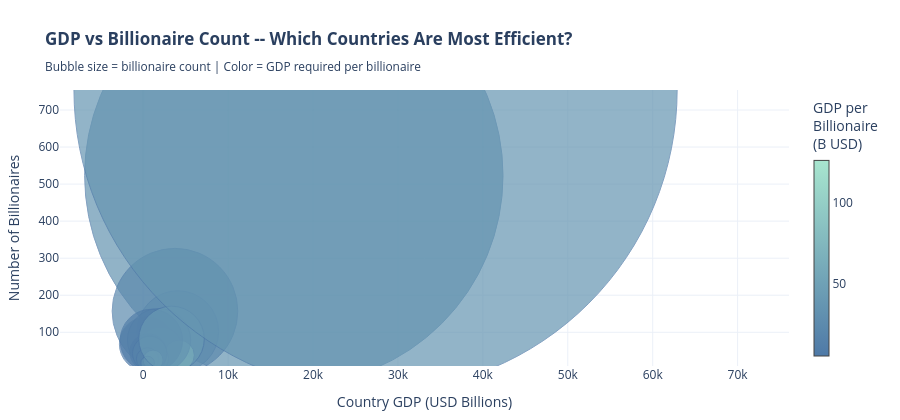

This figure's notebook cell:
### Code cell
fig_bubble = go.Figure()
fig_bubble.add_trace(go.Scatter(
    x=analysis_df['GDP'],
    y=analysis_df['Billionaire_Count'],
    mode='markers',
    text=analysis_df['Country'],
    marker=dict(
        size=analysis_df['Billionaire_Count'] * 0.8,
        color=analysis_df['GDP_per_Billionaire'],
        colorscale=[[0, C_BLUE], [1, '#A8E6CF']],
        colorbar=dict(title='GDP per<br>Billionaire<br>(B USD)', thickness=15),
        line=dict(color=C_BLUE, width=1),
        showscale=True,
    ),
    hovertemplate='<b>%{text}</b><br>GDP: $%{x:.0f}B<br>Billionaires: %{y}<extra></extra>',
))

fig_bubble.update_layout(
    title_text='<b>GDP vs Billionaire Count -- Which Countries Are Most Efficient?</b><br>'
               '<sub>Bubble size = billionaire count | Color = GDP required per billionaire</sub>',
    xaxis_title='Country GDP (USD Billions)',
    yaxis_title='Number of Billionaires',
    height=420,
    margin=dict(l=60, r=40, t=90, b=50),
    template='plotly_white',
    hovermode='closest',
)

fig_bubble.show()

### Figure 1 — Plotly figure (JSON) as saved in the notebook; plotly's stock layout.template omitted (floating-point values rounded to 4 significant figures)
{"data": [{"hovertemplate": "<b>%{text}</b><br>GDP: $%{x:.0f}B<br>Billionaires: %{y}<extra></extra>", "marker": {"color": [39.23, 43.64, 50.4, 33.91, 79.51, 40.0, 5.838, 23.8, 44.76, 20.35, 36.55, 111.3, 39.82, 101.0, 125.7, 66.44, 23.54, 12.87, 56.62, 55.6, 23.65, 12.27, 17.77, 18.0, 46.52, 29.94, 40.63, 36.29], "colorbar": {"thickness": 15, "title": {"text": "GDP per<br>Billionaire<br>(B USD)"}}, "colorscale": [[0, "#4e79a7"], [1, "#A8E6CF"]], "line": {"color": "#4e79a7", "width": 1}, "showscale": true, "size": [34.4, 35.2, 33.6, 418.4, 28.0, 81.6, 54.4, 125.6, 20.0, 20.8, 44.0, 30.4, 8.8, 10.4, 8.0, 7.2, 63.2, 36.8, 23.2, 20.0, 20.8, 62.4, 34.4, 22.4, 20.0, 13.6, 65.6, 603.2]}, "mode": "markers", "text": ["Australia", "Brazil", "Canada", "China", "France", "Germany", "Hong Kong", "India", "Indonesia", "Israel", "Italy", "Japan", "Malaysia", "Mexico", "Netherlands", "Norway", "Russia", "Singapore", "South Korea", "Spain", "Sweden", "Switzerland", "Taiwan", "Thailand", "Turkey", "United Arab Emirates", "United Kingdom", "United States"], "type": "scatter", "x": [1687, 1920, 2117, 17734, 2783, 4080, 397, 3736, 1119, 529, 2010, 4231, 438, 1313, 1257, 598, 1860, 592, 1642, 1390, 615, 957, 764, 504, 1163, 509, 3332, 27360], "y": [43, 44, 42, 523, 35, 102, 68, 157, 25, 26, 55, 38, 11, 13, 10, 9, 79, 46, 29, 25, 26, 78, 43, 28, 25, 17, 82, 754]}], "layout": {"height": 420, "hovermode": "closest", "margin": {"b": 50, "l": 60, "r": 40, "t": 90}, "title": {"text": "<b>GDP vs Billionaire Count -- Which Countries Are Most Efficient?</b><br><sub>Bubble size = billionaire count | Color = GDP required per billionaire</sub>"}, "xaxis": {"title": {"text": "Country GDP (USD Billions)"}}, "yaxis": {"title": {"text": "Number of Billionaires"}}}}
